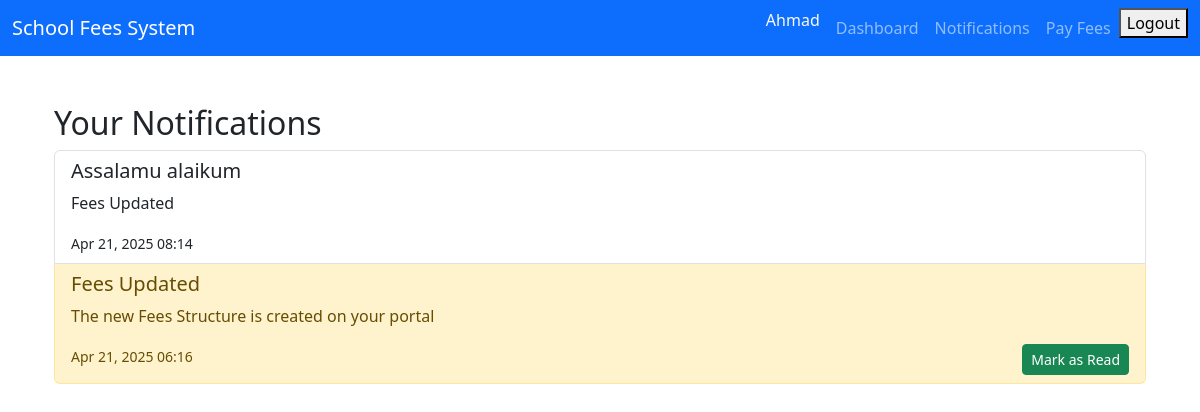
Screenshot of /payments/notifications/ (signed in) with the database file from the repository.
### school_fees_system/accounts/models.py (models this page shows)
class CustomUser(AbstractUser):
    ROLE_CHOICES = (
        ('admin', 'Admin'),
        ('parent', 'Parent')
    )
    role = models.CharField(max_length=10, choices=ROLE_CHOICES)

### school_fees_system/notifications/models.py (models this page shows, shortened)
class Notification(models.Model):
    parent = models.ForeignKey(CustomUser, on_delete=models.CASCADE)
    title = models.CharField(max_length=255)
    message = models.TextField()
    created_at = models.DateTimeField(auto_now_add=True)
    is_read = models.BooleanField(default=False)

### school_fees_system/payments/views.py (the view)
# urls.py: path('notifications/', views.notification_list, name='notification_list'),
@login_required
def notification_list(request):
    notifications = Notification.objects.filter(parent=request.user).order_by('-created_at')
    return render(request, 'payments/notifications.html', {'notifications': notifications})

### school_fees_system/payments/templates/payments/notifications.html
{% extends 'base.html' %}
{% block content %}
<div class="container mt-5">
    <h2>Your Notifications</h2>
    <ul class="list-group">
        {% for notification in notifications %}
            <li class="list-group-item {% if not notification.is_read %}list-group-item-warning{% endif %}">
                <h5>{{ notification.title }}</h5>
                <p>{{ notification.message }}</p>
                <small>{{ notification.created_at|date:"M d, Y H:i" }}</small>
                {% if not notification.is_read %}
                    <a href="{% url 'mark_notification_read' notification.id %}" class="btn btn-sm btn-success float-end">Mark as Read</a>
                {% endif %}
            </li>
        {% empty %}
            <li class="list-group-item">No notifications yet!</li>
        {% endfor %}
    </ul>
</div>
{% endblock %}

### school_fees_system/accounts/templates/base.html (shortened to what this page needs)
<!DOCTYPE html>
<html lang="en">
<head>
    <link href="https://cdn.jsdelivr.net/npm/bootstrap@5.3.2/dist/css/bootstrap.min.css" rel="stylesheet">
</head>
<body>
<nav class="navbar navbar-expand-lg navbar-dark bg-primary">
  <div class="container-fluid">
      <a class="navbar-brand" href="
        {% if request.user.role == 'parent' %}
            {% url 'parent_dashboard' %}
          {% else %}
            {% url 'admin_dashboard' %}
          {% endif %}
       ">School Fees System</a>
      <div class="collapse navbar-collapse" id="navbarNav">
          <ul class="navbar-nav ms-auto">
              {% if request.user.is_authenticated %}
                  {% if request.user.role == 'admin' %}
                    <li class="nav-item">
                      <span class="text-light me-2 bold">{{ user.username }}</span>
                    </li>
                      <li class="nav-item">
                          <a class="nav-link" href="{% url 'admin_dashboard' %}">Dashboard</a>
                      </li>
                      <li class="nav-item">
                          <a class="nav-link" href="{% url 'send_manual_notification' %}">Send Notification</a>
                      </li>
                      <li class="nav-item">
                          <a class="nav-link" href="{% url 'fee_structure_list' %}">Manage Fees</a>
                      </li>
                  {% else %}
                      <li class="nav-item">
                        <span class="text-light me-2">{{ user.username }}</span>
                      </li>
                      <li class="nav-item">
                          <a class="nav-link" href="{% url 'parent_dashboard' %}">Dashboard</a>
                      </li>
                      <li class="nav-item position-relative">
                          <a class="nav-link" href="{% url 'notification_list' %}">
                              Notifications
                          </a>
                      </li>
                      <li class="nav-item">
                          <a class="nav-link" href="{% url 'pay_fees' %}">Pay Fees</a>
                      </li>
                  {% endif %}
                  <li class="nav-item">
                    <form action="{% url 'logout' %}" method="post">
                      <button type="submit">Logout</button>
                    </form>
                  </li>
              {% else %}
                  <li class="nav-item">
                      <a class="nav-link" href="{% url 'login' %}">Login</a>
                  </li>
              {% endif %}
          </ul>
      </div>
  </div>
</nav>
<div class="container">
    {% block content %}
    {% endblock %}
</div>
</body>
</html>

### rows the page displays
CustomUser: username "Ahmad"
Notification: title "Assalamu alaikum", message "Fees Updated", created_at "Apr 21, 2025 08:14"
Notification: title "Fees Updated", message "The new Fees Structure is created on your portal", created_at "Apr 21, 2025 06:16", is_read "Mark as Read"
